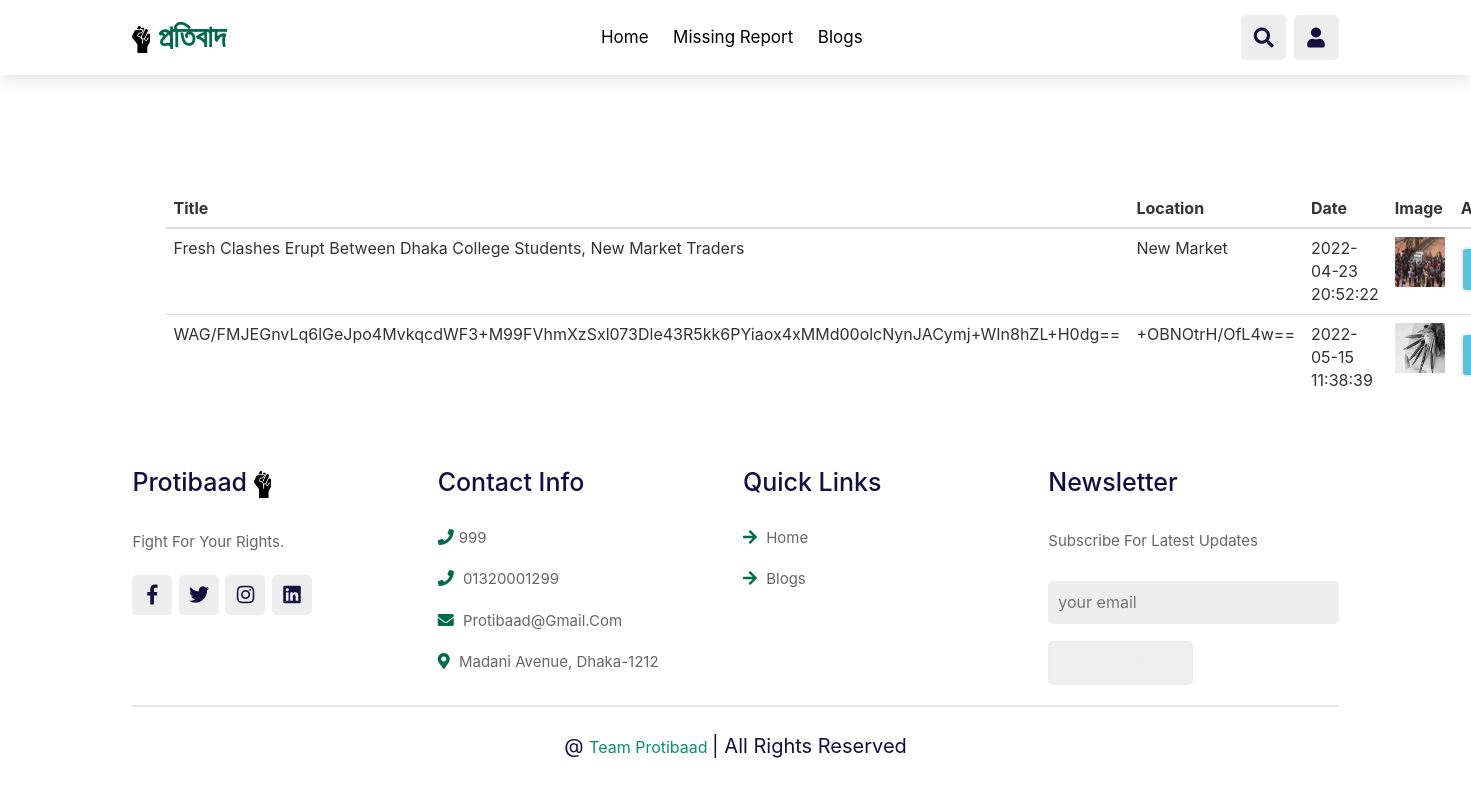
/crime_list.php, run on the app's committed database.
### tables this page shows
CREATE TABLE `crimes` (
  `id` int(20) NOT NULL,
  `title` varchar(255) NOT NULL,
  `description` varchar(500) NOT NULL,
  `image` varchar(255) DEFAULT NULL,
  `location` varchar(255) NOT NULL,
  `posted_by` int(20) NOT NULL,
  `posted_at` datetime NOT NULL,
  `iv` text NOT NULL,
  `approve_status` int(5) NOT NULL DEFAULT 0
);

### crime_list.php (the view, shortened to what this page needs)
<?php include 'includes/connection.php';?>
<?php
$sql = "SELECT * FROM crimes";
$result = mysqli_query($conn, $sql);
?>
<?php include('includes/user_header.php') ?>
<?php include('includes/user_navbar.php') ?>
<div class="container">
    <div class="login-card user-panel-card margin-top" style="justify-content: center";>
        <h1 class="heading"> <span>All Crimes</span> </h1>
        <table class="table">
            <thead>
            <tr>
                <th scope="col">Title</th>
                <th scope="col">Location</th>
                <th scope="col">Date</th>
                <th scope="col">Image</th>
                <th scope="col">Action</th>
            </tr>
            </thead>
            <tbody >
            <?php while($row =  mysqli_fetch_array($result)) { ?>
                <tr >
                    <td ><?php echo $row['title']; ?></td>
                    <td><?php echo $row['location']; ?></td>
                    <td><?php echo $row['posted_at']; ?></td>
                    <td>
                        <?php if($row['image']) { ?>
                            <img src="<?php echo $row['image']?> " height="50" width="50" alt="">
                        <?php } else { ?>
                            <img src="image/fev.png" alt="" height="50" width="50">
                        <?php } ?>
                    </td>
                    <td>
                        <a class="btn btn-info" href="crime_details.php?id=<?php echo $row['id']; ?>">Decrypt</a>
                    </td>
                </tr>
            <?php } ?>
            </tbody>
        </table>
    </div>
</div>
<?php include('includes/user_footer.php') ?>
</body>
</html>

### css/welcome.css (style rules this page uses)
:root { --orange:#ff7800; --black:#130f40; --light-color:#666; --box-shadow:0 .5rem 1.5rem rgba(0,0,0,.1); --border:.2rem solid rgba(0,0,0,.1); --outline:.1rem solid rgba(0,0,0,.1); --outline-hover:.2rem solid var(--black); }
* { font-family: 'Poppins', sans-serif; margin:0; padding:0; box-sizing: border-box; outline: none; border:none; text-decoration: none; text-transform: capitalize; transition: all .2s linear; }
html { font-size: 62.5%; overflow-x: hidden; scroll-behavior: smooth; scroll-padding-top: 7rem; }
body { background:#eee; }
.heading { text-align: center; padding:1rem; padding-bottom: 3rem; font-size: 3.5rem; color:var(--black); }
.heading span { color:#fff; display: inline-block; padding:.1.5rem; }
.btn { margin-top: 1rem; display: inline-block; padding:.8rem 3rem; font-size: 1.7rem; border-radius: .5rem; border: .2rem solid #eee !important; color:#eee !important; cursor: pointer; }
.margin-top { margin-top: 100px; }

### poll/pollstyle.css (style rules this page uses)
* { box-sizing: border-box; font-family: -apple-system, BlinkMacSystemFont, "segoe ui", roboto, oxygen, ubuntu, cantarell, "fira sans", "droid sans", "helvetica neue", Arial, sans-serif; font-size: 16px; -webkit-font-smoothing: antialiased; -moz-osx-font-smoothing: grayscale; }
body { background-color: #FFFFFF; margin: 0; }

### data on the page
crimes: title "Fresh Clashes Erupt Between Dhaka College Students, New Market Traders", location "New Market", posted_at "2022-04-23 20:52:22", image (picture)
crimes: title "WAG/FMJEGnvLq6lGeJpo4MvkqcdWF3+m99FVhmXzSxl073Dle43R5kk6PYiaox4xMMd00olcNynJACymj+wIn8hZL+h0dg==", location "+OBNOtrH/OfL4w==", posted_at "2022-05-15 11:38:39", image (picture)
